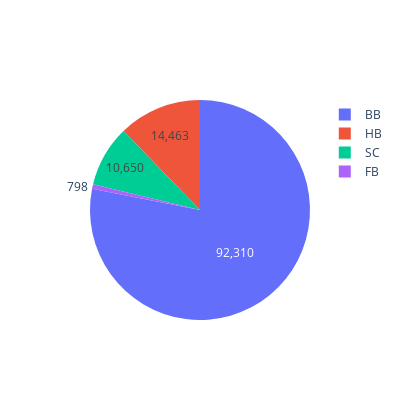

Notebook code for this chart:
### Code cell
import plotly.graph_objs as go

trace = go.Pie(labels = meal.index, 
               values = meal, 
               hoverinfo="label+percent", 
               textinfo = "value")

fig = go.Figure(data = [trace])
fig.update_layout(width = 400, height = 400)
fig.show()

### Figure 1 — Plotly figure (JSON) as saved in the notebook; plotly's stock layout.template omitted (floating-point values rounded to 4 significant figures)
{"data": [{"hoverinfo": "label+percent", "labels": ["BB", "HB", "SC", "FB"], "textinfo": "value", "type": "pie", "values": [92310, 14463, 10650, 798]}], "layout": {"height": 400, "width": 400}}
